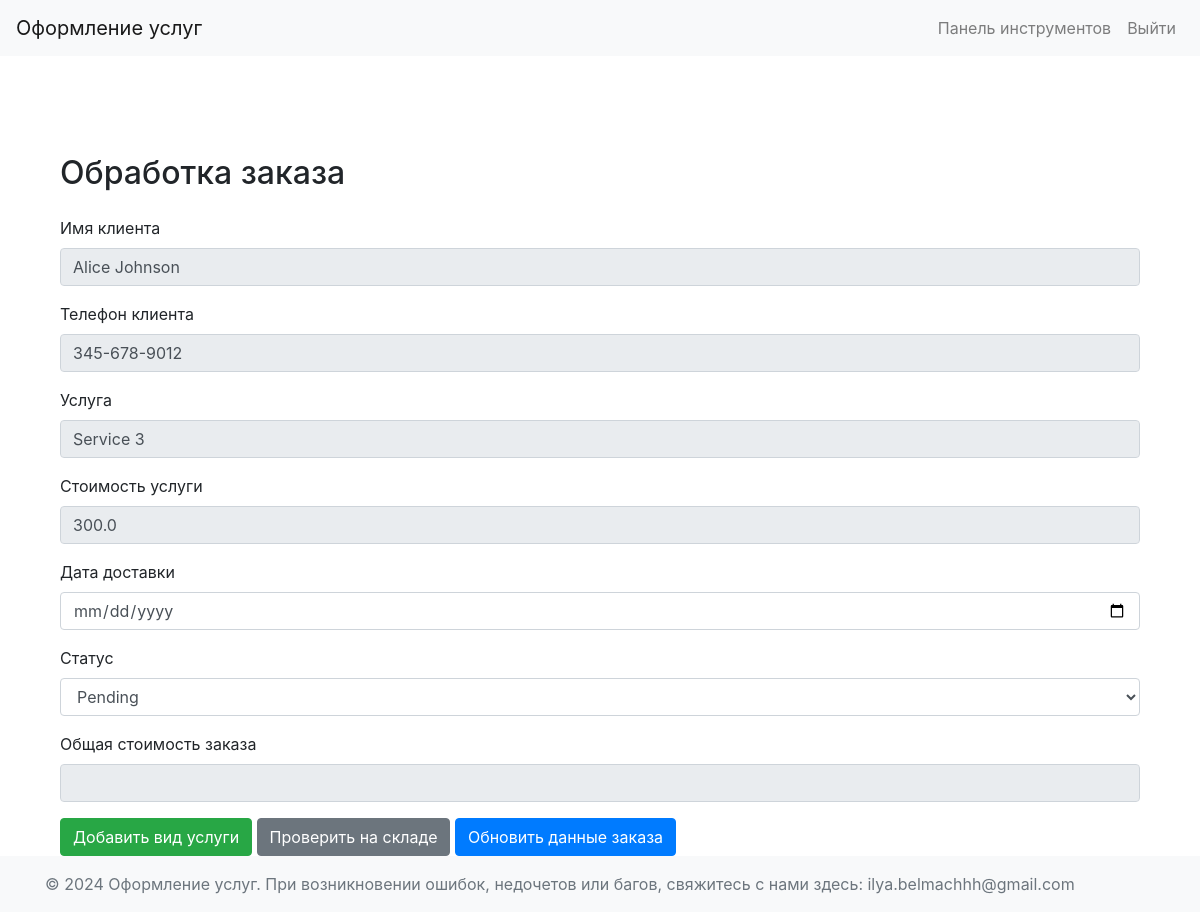
The app's page /employee/order/9 (signed in) with its own data.
### app/models.py (models this page shows, shortened)
class Clients(db.Model):
    __tablename__ = 'Clients'
    id = db.Column(db.Integer, primary_key=True)
    full_name = db.Column(db.String(150), nullable=False)
    address = db.Column(db.String(250), nullable=False)
    telephone = db.Column(db.String(50), unique=True, nullable=False)
    login = db.Column(db.String(150), unique=True, nullable=False)
    password = db.Column(db.String(150), nullable=False)

class Services(db.Model):
    __tablename__ = 'Services'
    id = db.Column(db.Integer, primary_key=True)
    service_name = db.Column(db.String(150), nullable=False)
    cost = db.Column(db.Float, nullable=False)

class Orders(db.Model):
    __tablename__ = 'Orders'
    id = db.Column(db.Integer, primary_key=True)
    client_id = db.Column(db.Integer, db.ForeignKey('Clients.id'), nullable=False)
    employee_id = db.Column(db.Integer, db.ForeignKey('Employees.id'))
    service_id = db.Column(db.Integer, db.ForeignKey('Services.id'))
    status_id = db.Column(db.Integer, db.ForeignKey('OrdersStatuses.id'))
    order_date = db.Column(db.Date, nullable=False)
    client = db.relationship('Clients', backref=db.backref('OrderedObjects', lazy=True))
    employee = db.relationship('Employees', backref=db.backref('OrderedObjects', lazy=True))
    service = db.relationship('Services', backref=db.backref('OrderedObjects', lazy=True))
    status = db.relationship('OrdersStatuses', backref=db.backref('OrderedObjects', lazy=True))
    delivery = db.relationship('Delivery', cascade="all,delete", backref=db.backref('OrderedObjects', lazy=True))

class OrdersStatuses(db.Model):
    __tablename__ = 'OrdersStatuses'
    id = db.Column(db.Integer, primary_key=True)
    status_name = db.Column(db.String(150), nullable=False)

### app/employees/routs.py (the view)
@employees.route('/employee/order/<int:order_id>', methods=['GET', 'POST'])
def order_details(order_id):
    if session.get('role') != 'employee':
        return redirect(url_for('users.login'))
    order = Orders.query.get_or_404(order_id)
    ordered_objects = OrderedObjects.query.filter_by(order_id=order.id).all()
    service_objects = ServiceObjects.query.all()
    order_statuses = OrdersStatuses.query.all()
    delivery = Delivery.query.filter_by(order_id=order.id).first()
    return render_template(
        'employee/order_details.html',
        order=order,
        ordered_objects=ordered_objects,
        service_objects=service_objects,
        order_statuses=order_statuses,
        delivery=delivery
    )

### app/templates/employee/order_details.html (shortened to what this page needs)
{% extends "dashboard_base.html" %}
{% block content %}
<div class="container mt-5">
    <h2 class="mb-4">Обработка заказа</h2>
    <form method="POST">
        <div class="mb-3">
            <label for="clientName" class="form-label">Имя клиента</label>
            <input type="text" class="form-control" id="clientName" value="{{ order.client.full_name }}" readonly>
        </div>
        <div class="mb-3">
            <label for="clientPhone" class="form-label">Телефон клиента</label>
            <input type="text" class="form-control" id="clientPhone" value="{{ order.client.telephone }}" readonly>
        </div>
        <div class="mb-3">
            <label for="serviceName" class="form-label">Услуга</label>
            <input type="text" class="form-control" id="serviceName" value="{{ order.service.service_name }}" readonly>
        </div>
        <div class="mb-3">
            <label for="serviceCost" class="form-label">Стоимость услуги</label>
            <input type="text" class="form-control" id="serviceCost" value="{{ order.service.cost }}" readonly>
        </div>
        <div class="mb-3">
            <label for="deliveryDate" class="form-label">Дата доставки</label>
            <input type="date" class="form-control" id="deliveryDate" name="delivery_date" value="{{ delivery.delivery_date }}">
        </div>
        <div class="form-group">
            <label for="status">Статус</label>
            <select class="form-control" id="statusIdSelect" name="status">
                {% for status in order_statuses %}
                <option value="{{ status.id }}" {% if status.id == order.status_id %}selected{% endif %}>{{ status.status_name }}</option>
                {% endfor %}
            </select>
        </div>
        <div class="mb-3">
            <label for="totalPrice" class="form-label">Общая стоимость заказа</label>
            <input type="input" class="form-control" id="totalPrice" name="total_price" readonly>
        </div>
        <button type="button" id="add_service_object_but" name="add_service_object" class="btn btn-success">Добавить вид услуги</button>
        <button type="submit" name="check_stock" class="btn btn-secondary">Проверить на складе</button>
        <button type="button" id="update_order" name="create_order" class="btn btn-primary">Обновить данные заказа</button>
    </form>
</div>
{% endblock %}

### records on screen
Clients: client.full_name "Alice Johnson", client.telephone "345-678-9012"
Services: service.service_name "Service 3", service.cost "300.0"
Orders: status "Pending"
